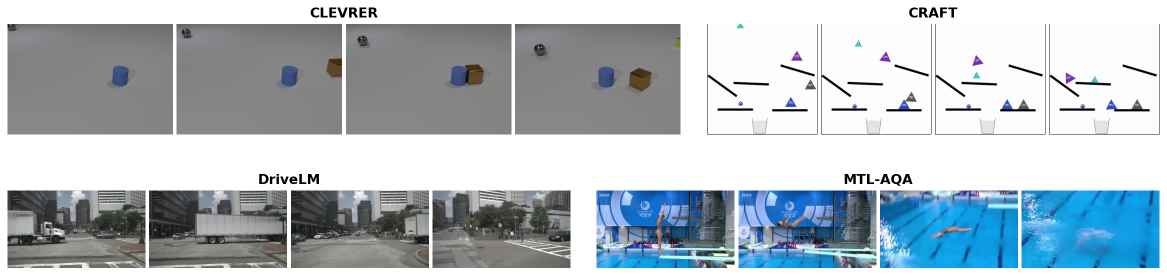
#> input picture dataset_examples.png, 2334 x 551 px (shown at 1/2 size)
$ python -i show_scene.py   (imports and definitions only)
#> lines starting #> are read from the running program, lines starting #| are printed output that depends on the picture
"""
Visualize a CRAFT scene as a strip of frames with its description.

Usage:
    python3 scripts/craft/show_scene.py [--json scenes_filtered.json] [--scene <video_index>]

If --scene is omitted a random scene is chosen.
"""

import argparse
import json
import os
from PIL import Image, ImageDraw, ImageFont

CRAFT_DIR = os.path.normpath(os.path.join(os.path.dirname(__file__), "../..", "datasets", "CRAFT"))

THUMB_W = 200
THUMB_H = 150
PAD = 6
LABEL_H = 20
DESC_H = 50
BG = (30, 30, 30)
FG = (220, 220, 100)
DIM = (160, 160, 160)


# [24 lines left out: functions load_font, wrap_text, not called in this run]


def render_scene(scene: dict) -> Image.Image:
    paths = scene["scene_paths"]
    n = len(paths)
    desc = scene.get("scene_description", "")

    font_label = load_font(11)
    font_desc = load_font(13)

    desc_lines = wrap_text(desc, font_desc, THUMB_W * n + PAD * (n - 1))
    desc_block_h = DESC_H + (len(desc_lines) - 1) * 16 if desc_lines else DESC_H

    total_w = n * THUMB_W + (n + 1) * PAD
    total_h = PAD + THUMB_H + LABEL_H + PAD + desc_block_h + PAD

    canvas = Image.new("RGB", (total_w, total_h), BG)
    draw = ImageDraw.Draw(canvas)

    for i, rel_path in enumerate(paths):
        abs_path = os.path.join(CRAFT_DIR, rel_path)
        img = Image.open(abs_path).convert("RGB").resize((THUMB_W, THUMB_H))
        x = PAD + i * (THUMB_W + PAD)
        y = PAD
        canvas.paste(img, (x, y))
        label = os.path.basename(rel_path)
        draw.text((x + 3, y + THUMB_H + 3), label, font=font_label, fill=DIM)

    desc_y = PAD + THUMB_H + LABEL_H + PAD
    for line in desc_lines:
        draw.text((PAD, desc_y), line, font=font_desc, fill=FG)
        desc_y += 16

    return canvas


PAGE_SIZE = 20


# [70 lines left out: functions pick_scene, main, not called in this run]


# [2 lines not run here, left out]

>>> import cv2
>>> picture = cv2.imread('../../dataset_examples.png', cv2.IMREAD_GRAYSCALE)
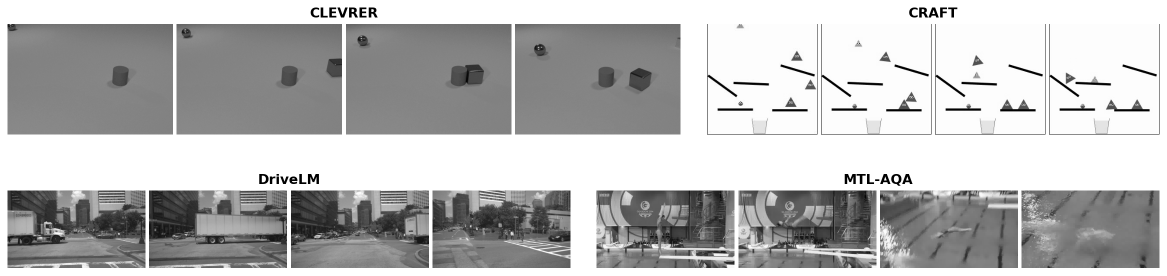
#> picture: shape (551, 2334) (shown at 1/2 size); min 0, max 255, mean 185.2
#> (the run stopped early here; a loop or call above may not have finished)

$ run again, on corrupt_detect_craft-long_by_model.png
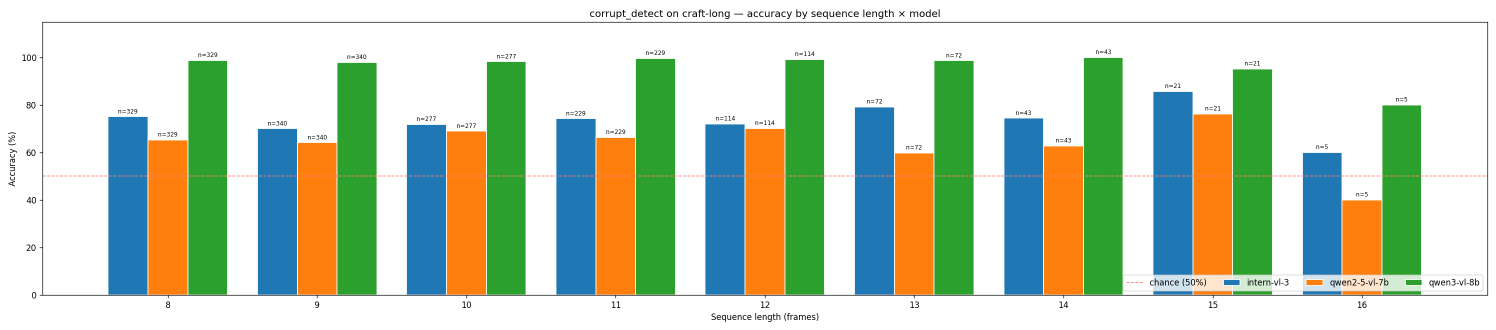
#> input picture corrupt_detect_craft-long_by_model.png, 2992 x 660 px (shown at 1/2 size)
#> `picture = cv2.imread('../../dataset_examples.png', cv2.IMREAD_GRAYSCALE)`:
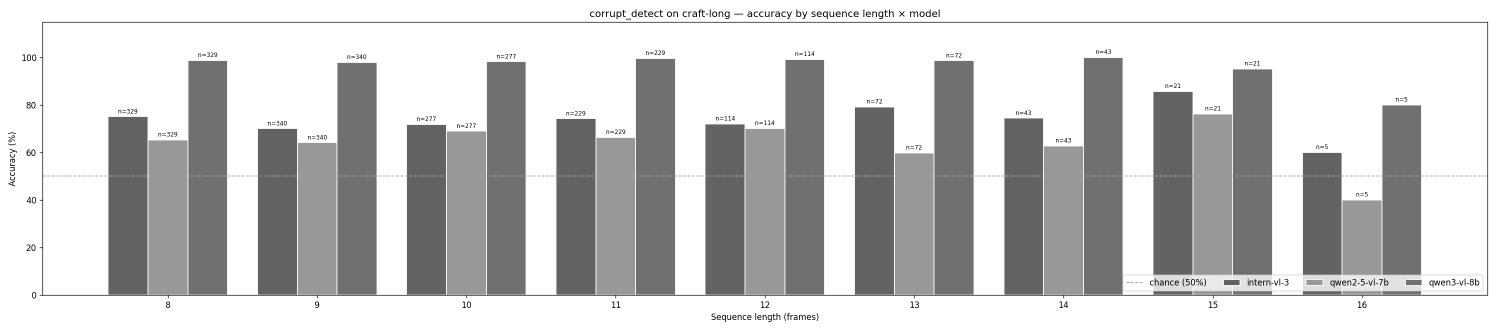
#> picture: shape (660, 2992) (shown at 1/2 size); min 0, max 255, mean 200.1

$ run again, on corrupt_localize_craft-long_by_model.png
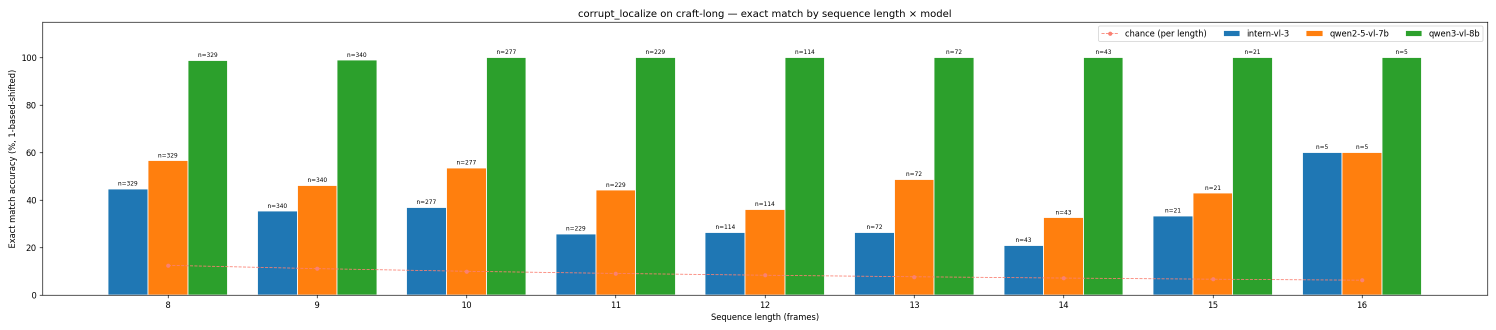
#> input picture corrupt_localize_craft-long_by_model.png, 2992 x 660 px (shown at 1/2 size)
#> `picture = cv2.imread('../../dataset_examples.png', cv2.IMREAD_GRAYSCALE)`:
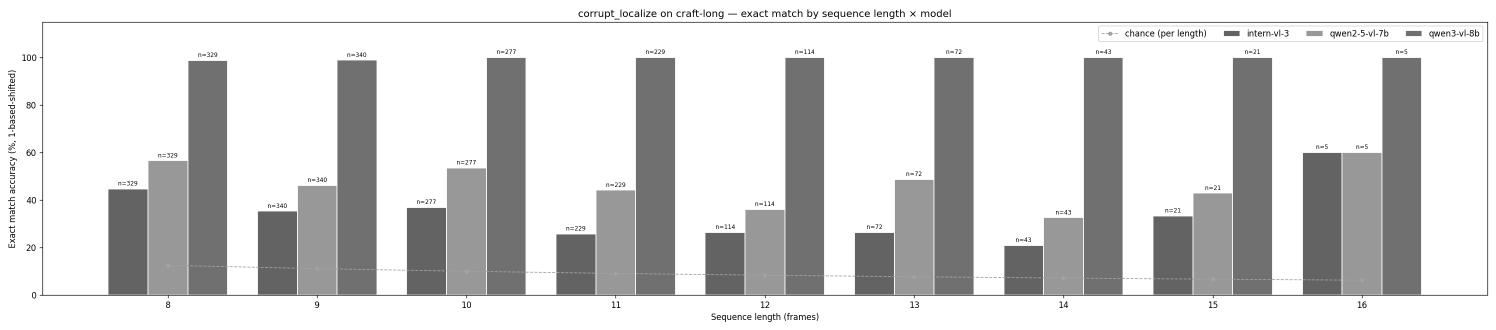
#> picture: shape (660, 2992) (shown at 1/2 size); min 0, max 255, mean 211.5

$ run again, on corrupt_localize_heatmap.png
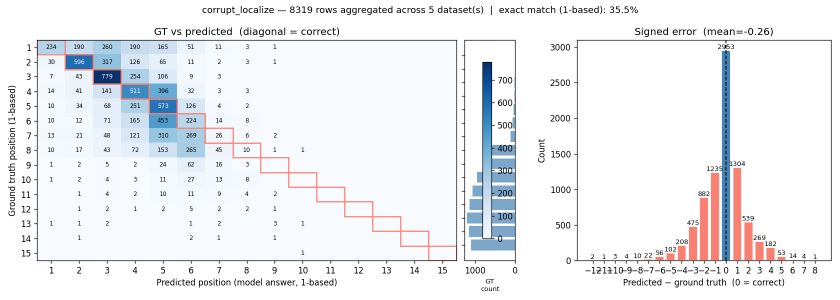
#> input picture corrupt_localize_heatmap.png, 1680 x 600 px (shown at 1/2 size)
#> `picture = cv2.imread('../../dataset_examples.png', cv2.IMREAD_GRAYSCALE)`:
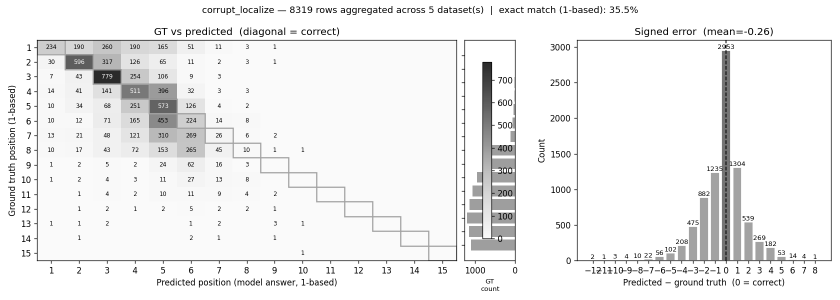
#> picture: shape (600, 1680) (shown at 1/2 size); min 0, max 255, mean 239.3
